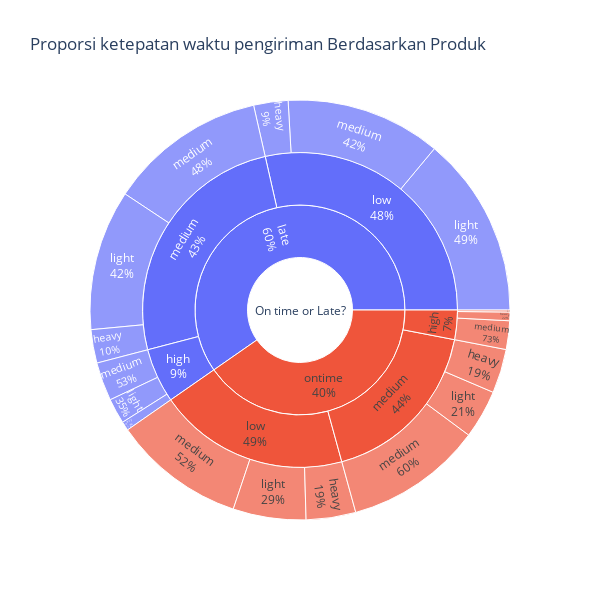

Here is the notebook cell this chart was saved with:
### Markdown cell above
Tahap ini akan melihat seberapa besar proprsi terjadinya keterlambatan maupun tepat waktu dalam pengiriman produk sampai ke tangan customer dilihat dari kombinasi faktor-faktor yang berkaitan dengan produk, dalam hal ini adalah __`Product_importance`__ dan __`Weight_category`__

### Code cell
df['Reach_time'] = 'On time or Late?'
fig = px.sunburst(
    df,path=['Reach_time','Reached.on.Time_Y.N','Product_importance','Weight_category'],
    title=f'Proporsi ketepatan waktu pengiriman Berdasarkan Produk',
    width=600, 
    height=600,
)

fig.update_traces(textinfo="label+percent parent")                  
fig.show()

### Figure 1 — Plotly figure (JSON) as saved in the notebook; plotly's stock layout.template omitted (floating-point values rounded to 4 significant figures)
{"data": [{"branchvalues": "total", "domain": {"x": [0, 1], "y": [0, 1]}, "hovertemplate": "labels=%{label}<br>count=%{value}<br>parent=%{parent}<br>id=%{id}<extra></extra>", "ids": ["On time or Late?/late/high/heavy", "On time or Late?/ontime/high/heavy", "On time or Late?/late/low/heavy", "On time or Late?/ontime/low/heavy", "On time or Late?/late/medium/heavy", "On time or Late?/ontime/medium/heavy", "On time or Late?/late/high/light", "On time or Late?/ontime/high/light", "On time or Late?/late/low/light", "On time or Late?/ontime/low/light", "On time or Late?/late/medium/light", "On time or Late?/ontime/medium/light", "On time or Late?/late/high/medium", "On time or Late?/ontime/high/medium", "On time or Late?/late/low/medium", "On time or Late?/ontime/low/medium", "On time or Late?/late/medium/medium", "On time or Late?/ontime/medium/medium", "On time or Late?/late/high", "On time or Late?/ontime/high", "On time or Late?/late/low", "On time or Late?/ontime/low", "On time or Late?/late/medium", "On time or Late?/ontime/medium", "On time or Late?/late", "On time or Late?/ontime", "On time or Late?"], "labels": ["heavy", "heavy", "heavy", "heavy", "heavy", "heavy", "light", "light", "light", "light", "light", "light", "medium", "medium", "medium", "medium", "medium", "medium", "high", "high", "low", "low", "medium", "medium", "late", "ontime", "On time or Late?"], "name": "", "parents": ["On time or Late?/late/high", "On time or Late?/ontime/high", "On time or Late?/late/low", "On time or Late?/ontime/low", "On time or Late?/late/medium", "On time or Late?/ontime/medium", "On time or Late?/late/high", "On time or Late?/ontime/high", "On time or Late?/late/low", "On time or Late?/ontime/low", "On time or Late?/late/medium", "On time or Late?/ontime/medium", "On time or Late?/late/high", "On time or Late?/ontime/high", "On time or Late?/late/low", "On time or Late?/ontime/low", "On time or Late?/late/medium", "On time or Late?/ontime/medium", "On time or Late?/late", "On time or Late?/ontime", "On time or Late?/late", "On time or Late?/ontime", "On time or Late?/late", "On time or Late?/ontime", "On time or Late?", "On time or Late?", ""], "textinfo": "label+percent parent", "type": "sunburst", "values": [76, 73, 291, 420, 283, 373, 214, 17, 1534, 617, 1190, 412, 326, 242, 1315, 1120, 1334, 1162, 616, 332, 3140, 2157, 2807, 1947, 6563, 4436, 10999]}], "layout": {"height": 600, "legend": {"tracegroupgap": 0}, "title": {"text": "Proporsi ketepatan waktu pengiriman Berdasarkan Produk"}, "width": 600}}
